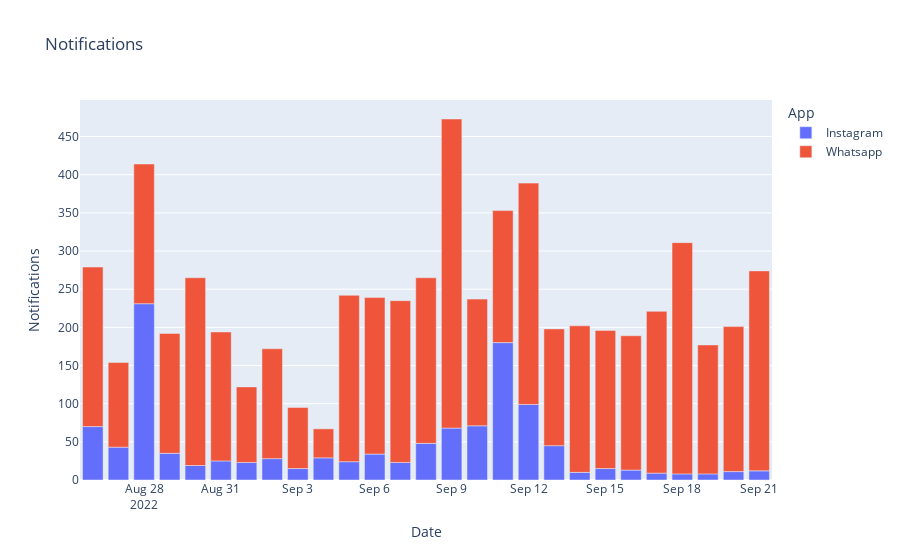

Here is the notebook cell this chart was saved with:
### Code cell
px.bar(data_frame=data,x='Date',y='Notifications',color='App',title='Notifications')

### Figure 1 — Plotly figure (JSON) as saved in the notebook; plotly's stock layout.template omitted (floating-point values rounded to 4 significant figures)
{"data": [{"alignmentgroup": "True", "hovertemplate": "App=Instagram<br>Date=%{x}<br>Notifications=%{y}<extra></extra>", "legendgroup": "Instagram", "marker": {"color": "#636efa", "pattern": {"shape": ""}}, "name": "Instagram", "offsetgroup": "Instagram", "orientation": "v", "showlegend": true, "textposition": "auto", "type": "bar", "x": ["2022-08-26T00:00:00", "2022-08-27T00:00:00", "2022-08-28T00:00:00", "2022-08-29T00:00:00", "2022-08-30T00:00:00", "2022-08-31T00:00:00", "2022-09-01T00:00:00", "2022-09-02T00:00:00", "2022-09-03T00:00:00", "2022-09-04T00:00:00", "2022-09-05T00:00:00", "2022-09-06T00:00:00", "2022-09-07T00:00:00", "2022-09-08T00:00:00", "2022-09-09T00:00:00", "2022-09-10T00:00:00", "2022-09-11T00:00:00", "2022-09-12T00:00:00", "2022-09-13T00:00:00", "2022-09-14T00:00:00", "2022-09-15T00:00:00", "2022-09-16T00:00:00", "2022-09-17T00:00:00", "2022-09-18T00:00:00", "2022-09-19T00:00:00", "2022-09-20T00:00:00", "2022-09-21T00:00:00"], "xaxis": "x", "y": [70, 43, 231, 35, 19, 25, 23, 28, 15, 29, 24, 34, 23, 48, 68, 71, 180, 99, 45, 10, 15, 13, 9, 8, 8, 11, 12], "yaxis": "y"}, {"alignmentgroup": "True", "hovertemplate": "App=Whatsapp<br>Date=%{x}<br>Notifications=%{y}<extra></extra>", "legendgroup": "Whatsapp", "marker": {"color": "#EF553B", "pattern": {"shape": ""}}, "name": "Whatsapp", "offsetgroup": "Whatsapp", "orientation": "v", "showlegend": true, "textposition": "auto", "type": "bar", "x": ["2022-08-26T00:00:00", "2022-08-27T00:00:00", "2022-08-28T00:00:00", "2022-08-29T00:00:00", "2022-08-30T00:00:00", "2022-08-31T00:00:00", "2022-09-01T00:00:00", "2022-09-02T00:00:00", "2022-09-03T00:00:00", "2022-09-04T00:00:00", "2022-09-05T00:00:00", "2022-09-06T00:00:00", "2022-09-07T00:00:00", "2022-09-08T00:00:00", "2022-09-09T00:00:00", "2022-09-10T00:00:00", "2022-09-11T00:00:00", "2022-09-12T00:00:00", "2022-09-13T00:00:00", "2022-09-14T00:00:00", "2022-09-15T00:00:00", "2022-09-16T00:00:00", "2022-09-17T00:00:00", "2022-09-18T00:00:00", "2022-09-19T00:00:00", "2022-09-20T00:00:00", "2022-09-21T00:00:00"], "xaxis": "x", "y": [209, 111, 183, 157, 246, 169, 99, 144, 80, 38, 218, 205, 212, 217, 405, 166, 173, 290, 153, 192, 181, 176, 212, 303, 169, 190, 262], "yaxis": "y"}], "layout": {"barmode": "relative", "legend": {"title": {"text": "App"}, "tracegroupgap": 0}, "title": {"text": "Notifications"}, "xaxis": {"anchor": "y", "domain": [0, 1], "title": {"text": "Date"}}, "yaxis": {"anchor": "x", "domain": [0, 1], "title": {"text": "Notifications"}}}}
